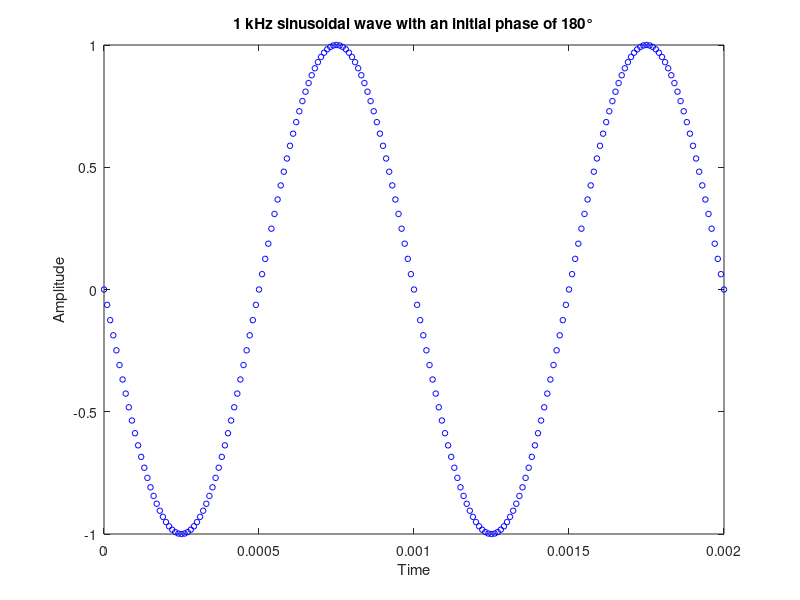

MATLAB code to generate this figure:
%% PRACTICE 2.1. Basic generation of a sinusoidal signal

clc; clear all; close all;
%% Wave parameter configuration:
Amax = 1; % Maximum amplitude
Fo = 1000; % Frequency
T = 1/Fo; % Period
% Initial phase:
Initial_phase = pi; % In radians, as the sine function accepts arguments in radians.
% Wave duration: only 2 periods to be able to verify parameters
duration = 2*T;
% Sampling period or time between samples:
Ts = T/100;
% Discrete time vector:
tn = 0:Ts:duration;
%% Signal construction -- amplitude vector: 
yn = Amax*sin(2*pi*Fo*tn + Initial_phase);

%% Signal plot 
plot(tn, yn, 'ob', 'MarkerSize', 4); 
% Labels and title 
xlabel('Time'); 
ylabel('Amplitude'); 
title('1 kHz sinusoidal wave with an initial phase of 180°');
%% SOUND GENERATION 
Fs = 1/Ts; % Sampling frequency 
sound(yn, Fs); % Sound output 
